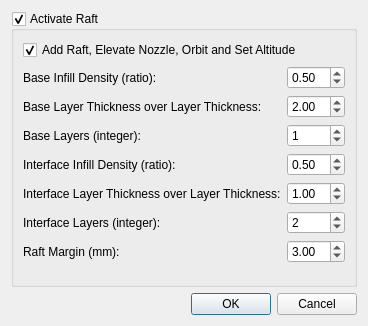
<?xml version="1.0" encoding="UTF-8"?>
<ui version="4.0">
 <class>advancedDialog</class>
 <widget class="QDialog" name="advancedDialog">
  <property name="geometry">
   <rect>
    <x>0</x>
    <y>0</y>
    <width>368</width>
    <height>326</height>
   </rect>
  </property>
  <property name="windowTitle">
   <string>Advanced Path Planning</string>
  </property>
  <layout class="QVBoxLayout" name="verticalLayout">
   <item>
    <widget class="QGroupBox" name="activateRaft">
     <property name="autoFillBackground">
      <bool>false</bool>
     </property>
     <property name="title">
      <string>Activate Raft</string>
     </property>
     <property name="checkable">
      <bool>true</bool>
     </property>
     <layout class="QVBoxLayout" name="verticalLayout_2">
      <item>
       <widget class="QCheckBox" name="addRaft">
        <property name="text">
         <string>Add Raft, Elevate Nozzle, Orbit and Set Altitude</string>
        </property>
        <property name="checked">
         <bool>true</bool>
        </property>
       </widget>
      </item>
      <item>
       <layout class="QFormLayout" name="formLayout">
        <item row="0" column="0">
         <widget class="QLabel" name="label_2">
          <property name="text">
           <string>Base Infill Density (ratio):</string>
          </property>
         </widget>
        </item>
        <item row="0" column="1">
         <widget class="QDoubleSpinBox" name="baseDensity">
          <property name="singleStep">
           <double>0.100000000000000</double>
          </property>
          <property name="value">
           <double>0.500000000000000</double>
          </property>
         </widget>
        </item>
        <item row="1" column="0">
         <widget class="QLabel" name="label_3">
          <property name="text">
           <string>Base Layer Thickness over Layer Thickness:</string>
          </property>
         </widget>
        </item>
        <item row="1" column="1">
         <widget class="QDoubleSpinBox" name="baseOver">
          <property name="singleStep">
           <double>0.100000000000000</double>
          </property>
          <property name="value">
           <double>2.000000000000000</double>
          </property>
         </widget>
        </item>
        <item row="2" column="0">
         <widget class="QLabel" name="label_4">
          <property name="text">
           <string>Base Layers (integer):</string>
          </property>
         </widget>
        </item>
        <item row="2" column="1">
         <widget class="QSpinBox" name="baseLayers">
          <property name="value">
           <number>1</number>
          </property>
         </widget>
        </item>
        <item row="3" column="0">
         <widget class="QLabel" name="label_5">
          <property name="text">
           <string>Interface Infill Density (ratio):</string>
          </property>
         </widget>
        </item>
        <item row="3" column="1">
         <widget class="QDoubleSpinBox" name="interfaceDensity">
          <property name="singleStep">
           <double>0.100000000000000</double>
          </property>
          <property name="value">
           <double>0.500000000000000</double>
          </property>
         </widget>
        </item>
        <item row="4" column="0">
         <widget class="QLabel" name="label_6">
          <property name="text">
           <string>Interface Layer Thickness over Layer Thickness:</string>
          </property>
         </widget>
        </item>
        <item row="4" column="1">
         <widget class="QDoubleSpinBox" name="interfaceOver">
          <property name="singleStep">
           <double>0.100000000000000</double>
          </property>
          <property name="value">
           <double>1.000000000000000</double>
          </property>
         </widget>
        </item>
        <item row="5" column="0">
         <widget class="QLabel" name="label_7">
          <property name="text">
           <string>Interface Layers (integer):</string>
          </property>
         </widget>
        </item>
        <item row="5" column="1">
         <widget class="QSpinBox" name="interfaceLayers">
          <property name="value">
           <number>2</number>
          </property>
         </widget>
        </item>
        <item row="6" column="0">
         <widget class="QLabel" name="label_8">
          <property name="text">
           <string>Raft Margin (mm):</string>
          </property>
         </widget>
        </item>
        <item row="6" column="1">
         <widget class="QDoubleSpinBox" name="raftMargin">
          <property name="value">
           <double>3.000000000000000</double>
          </property>
         </widget>
        </item>
       </layout>
      </item>
     </layout>
    </widget>
   </item>
   <item>
    <widget class="QDialogButtonBox" name="buttonBox">
     <property name="orientation">
      <enum>Qt::Horizontal</enum>
     </property>
     <property name="standardButtons">
      <set>QDialogButtonBox::Cancel|QDialogButtonBox::Ok</set>
     </property>
    </widget>
   </item>
  </layout>
 </widget>
 <resources/>
 <connections>
  <connection>
   <sender>buttonBox</sender>
   <signal>accepted()</signal>
   <receiver>advancedDialog</receiver>
   <slot>accept()</slot>
   <hints>
    <hint type="sourcelabel">
     <x>248</x>
     <y>254</y>
    </hint>
    <hint type="destinationlabel">
     <x>157</x>
     <y>274</y>
    </hint>
   </hints>
  </connection>
  <connection>
   <sender>buttonBox</sender>
   <signal>rejected()</signal>
   <receiver>advancedDialog</receiver>
   <slot>reject()</slot>
   <hints>
    <hint type="sourcelabel">
     <x>316</x>
     <y>260</y>
    </hint>
    <hint type="destinationlabel">
     <x>286</x>
     <y>274</y>
    </hint>
   </hints>
  </connection>
 </connections>
</ui>
